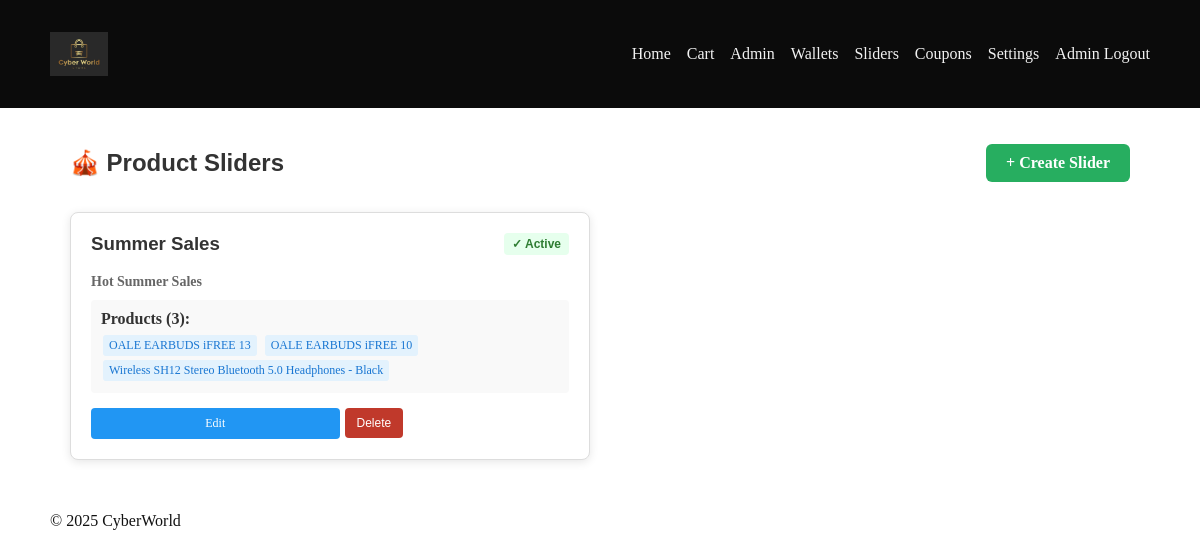
/admin/sliders (signed in), run on the app's committed database.
### app.py (models this page shows, shortened)
class Settings(db.Model):
    id = db.Column(db.Integer, primary_key=True)
    logo_image = db.Column(db.String(300), default='/static/images/logo.svg')
    banner1_image = db.Column(db.String(300), default='/static/images/ads1.svg')
    banner2_image = db.Column(db.String(300), default='/static/images/ads2.svg')
    bg_image = db.Column(db.String(300), default='/static/images/product-bg.svg')
    primary_font = db.Column(db.String(100), default='Arial, sans-serif')
    secondary_font = db.Column(db.String(100), default='Verdana, sans-serif')
    primary_color = db.Column(db.String(7), default='#27ae60')
    secondary_color = db.Column(db.String(7), default='#2c3e50')
    updated_at = db.Column(db.DateTime, default=lambda: __import__('datetime').datetime.utcnow(), onupdate=lambda: __import__('datetime').datetime.utcnow())

class Slider(db.Model):
    id = db.Column(db.Integer, primary_key=True)
    name = db.Column(db.String(100), nullable=False, unique=True)
    title = db.Column(db.String(255), nullable=False)
    description = db.Column(db.String(500))
    products = db.relationship('Product', secondary='slider_product', backref='sliders')
    display_order = db.Column(db.Integer, default=0)
    is_active = db.Column(db.Boolean, default=True)
    created_at = db.Column(db.DateTime, default=lambda: __import__('datetime').datetime.utcnow())

class Product(db.Model):
    id = db.Column(db.Integer, primary_key=True)
    title = db.Column(db.String(255), nullable=False)
    short = db.Column(db.String(500))
    price_ghc = db.Column(db.Numeric(10, 2), nullable=False, default=0.0)
    old_price_ghc = db.Column(db.Numeric(10, 2))
    image = db.Column(db.String(300))
    featured = db.Column(db.Boolean, default=False)

### app.py (the view)
@app.route('/admin/sliders')
@login_required
def admin_sliders():
    if not hasattr(current_user, 'username'):
        flash('Admin access required.', 'danger')
        return redirect(url_for('index'))
    sliders = Slider.query.order_by(Slider.display_order).all()
    return render_template('admin_sliders.html', sliders=sliders)

### app.py (called while the page is built)
@login_manager.user_loader
def load_user(user_id):
    try:
        user_id = int(user_id)
        admin = AdminUser.query.get(user_id)
        if admin:
            return admin
        customer = User.query.get(user_id)
        if customer:
            return customer
    except Exception:
        pass
    return None

def get_settings():
    settings = Settings.query.first()
    if not settings:
        settings = Settings()
        db.session.add(settings)
        db.session.commit()
    return settings

@app.context_processor
def inject_now():
    from datetime import datetime
    settings = get_settings()
    return {"now": datetime.utcnow(), "PAYSTACK_PUBLIC": PAYSTACK_PUBLIC, "settings": settings}

### templates/admin_sliders.html (shortened to what this page needs)
{% extends 'base.html' %}
{% block content %}
<div class="admin-container">
    <div class="admin-header">
        <h2>🎪 Product Sliders</h2>
        <a class="btn-add" href="/admin/slider/new">+ Create Slider</a>
    </div>
    {% if sliders %}
    <div class="sliders-grid">
        {% for slider in sliders %}
        <div class="slider-card">
            <h3>
                {{ slider.name }}
                <span class="badge {% if slider.is_active %}badge-active{% else %}badge-inactive{% endif %}">
                    {% if slider.is_active %}✓ Active{% else %}✗ Inactive{% endif %}
                </span>
            </h3>
            <div class="slider-info">
                <strong>{{ slider.title }}</strong>
            </div>
            <div class="slider-products">
                <strong>Products ({{ slider.products|length }}):</strong>
                {% if slider.products %}
                    {% for product in slider.products %}
                    <span>{{ product.title }}</span>
                    {% endfor %}
                {% else %}
                    <span style="color: #999;">No products added</span>
                {% endif %}
            </div>
            <div class="slider-actions">
                <a href="/admin/slider/edit/{{ slider.id }}" class="btn-edit">Edit</a>
                <form action="/admin/slider/delete/{{ slider.id }}" method="post" style="flex: 1;" onsubmit="return confirm('Delete this slider?');">
                    <button class="btn-delete" type="submit">Delete</button>
                </form>
            </div>
        </div>
        {% endfor %}
    </div>
    {% else %}
    <div class="empty-state">
        <p>No sliders yet. <a href="/admin/slider/new">Create your first slider</a></p>
    </div>
    {% endif %}
</div>
{% endblock %}

### templates/base.html (shortened to what this page needs)
<!doctype html>
<html lang="en">
  <head>
    <link rel="stylesheet" href="/static/css/style.css">
  </head>
  <body>
    <header class="site-header">
      <div class="container">
        <div class="brand">
          <a href="/" class="logo-link">
            <img src="{{ settings.logo_image }}" alt="CyberWorld" class="logo-img" />
          </a>
        </div>
        <nav class="main-nav">
          <a href="/">Home</a>
          <a href="/cart">Cart</a>
          {% if current_user.is_authenticated %}
            {% if current_user.username is defined %}
              <a href="/admin">Admin</a>
              <a href="/admin/wallets">Wallets</a>
              <a href="/admin/sliders">Sliders</a>
              <a href="/admin/coupons">Coupons</a>
              <a href="/admin/settings">Settings</a>
              <a href="/admin/logout">Admin Logout</a>
            {% else %}
              <span style="margin-left: 1rem; color: #fff;">{{ current_user.email }}</span>
              <a href="/logout">Logout</a>
            {% endif %}
          {% else %}
            <a href="/register">Register</a>
            <a href="/login">Customer Login</a>
            <a href="/admin/login">Admin</a>
          {% endif %}
        </nav>
      </div>
    </header>
    <main class="container">
      {% block content %}{% endblock %}
    </main>
    <footer class="site-footer">
      <div class="container">© {{ now.year }} CyberWorld</div>
    </footer>
  </body>
</html>

### static/css/style.css (style rules this page uses)
body { font-family: system-ui, -apple-system, 'Segoe UI', Roboto, Arial; margin:0; color:#111; }
.container { max-width: 1100px; margin: 0 auto; padding: 1rem; }
.site-header { background: #0b0b0b; color: #fff; padding: 1rem 0; }
.site-header .container { display:flex; justify-content:space-between; align-items:center; }
.site-header a { color: inherit; text-decoration: none; }
.logo-img { height:44px; display:block; }
.site-header .main-nav { display:flex; gap:1rem; align-items:center; }
.site-header .main-nav a { color: #fff; opacity: 0.95; }

### templates/admin_sliders.html (style rules this page uses)
.admin-container { padding: 20px; max-width: 1200px; margin: 0 auto; }
.admin-header { display: flex; justify-content: space-between; align-items: center; margin-bottom: 30px; }
.admin-header h2 { margin: 0; color: #333; }
.btn-add { background: #27ae60; color: white; padding: 10px 20px; border-radius: 6px; text-decoration: none; font-weight: bold; }
.sliders-grid { display: grid; grid-template-columns: repeat(auto-fill, minmax(350px, 1fr)); gap: 20px; }
.slider-card { background: white; border: 1px solid #ddd; border-radius: 8px; padding: 20px; box-shadow: 0 2px 10px rgba(0,0,0,0.1); }
.slider-card h3 { margin-top: 0; color: #333; display: flex; justify-content: space-between; align-items: center; }
.slider-card .badge { padding: 4px 8px; border-radius: 4px; font-size: 12px; font-weight: bold; }
.badge-active { background: #e6ffed; color: #2e7d32; }
.slider-info { color: #666; font-size: 14px; margin: 10px 0; }
.slider-products { background: #f9f9f9; padding: 10px; border-radius: 4px; margin: 10px 0; max-height: 100px; overflow-y: auto; }
.slider-products strong { display: block; margin-bottom: 5px; color: #333; }
.slider-products span { display: inline-block; background: #e3f2fd; color: #1976d2; padding: 3px 6px; border-radius: 3px; margin: 2px; font-size: 12px; }
.slider-actions { display: flex; gap: 5px; margin-top: 15px; }
.btn-edit, .btn-delete { flex: 1; padding: 8px 12px; border-radius: 4px; text-decoration: none; font-size: 12px; cursor: pointer; border: none; text-align: center; }
.btn-edit { background: #2196F3; color: white; }
.btn-delete { background: #c0392b; color: white; }

### data on the page
Settings: logo_image (picture)
Slider: name "Summer Sales", is_active "✓ Active", title "Hot Summer Sales", products|length "3"
Product: title "OALE EARBUDS iFREE 13"
Product: title "OALE EARBUDS iFREE 10"
Product: title "Wireless SH12 Stereo Bluetooth 5.0 Headphones - Black"
